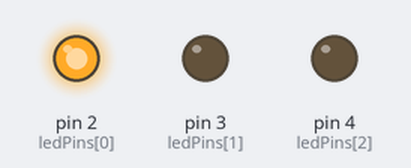
Bench run of a sketch on a simulated Arduino Uno, built with avr-gcc and run on an emulated ATmega328P. On the bench: output pins drawn as LEDs (lit = HIGH).

Above: at 0.5 s.
At 1.5 s:
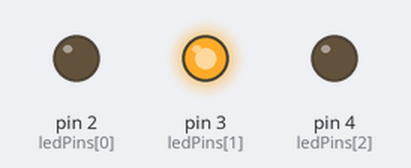
At 5.5 s:
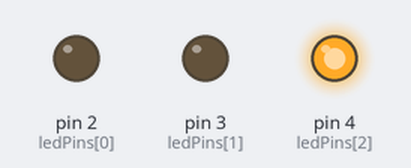
Timing chart, 0 to 6.9 s (numbered marks = the images above):
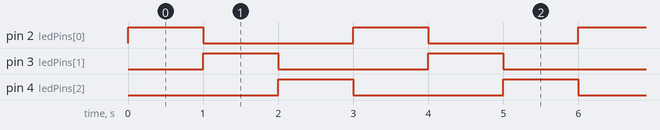

The sketch:

main.ino
```cpp
// Traffic Light / LED Sequence Logic
int ledPins[] = {2, 3, 4}; // Red, Yellow, Green

void setup() {
  for (int i = 0; i < 3; i++) {
    pinMode(ledPins[i], OUTPUT);
  }
}

void loop() {
  for (int i = 0; i < 3; i++) {
    digitalWrite(ledPins[i], HIGH);
    delay(1000);
    digitalWrite(ledPins[i], LOW);
  }
}
```

Measured:
- by itself, pin 2 (ledPins[0]), pin 3 (ledPins[1]), pin 4 (ledPins[2]): alternates HIGH for 1.0 s and LOW for 2.0 s
- by itself, everything shown: repeats every 3.0 s, in 4 steps
